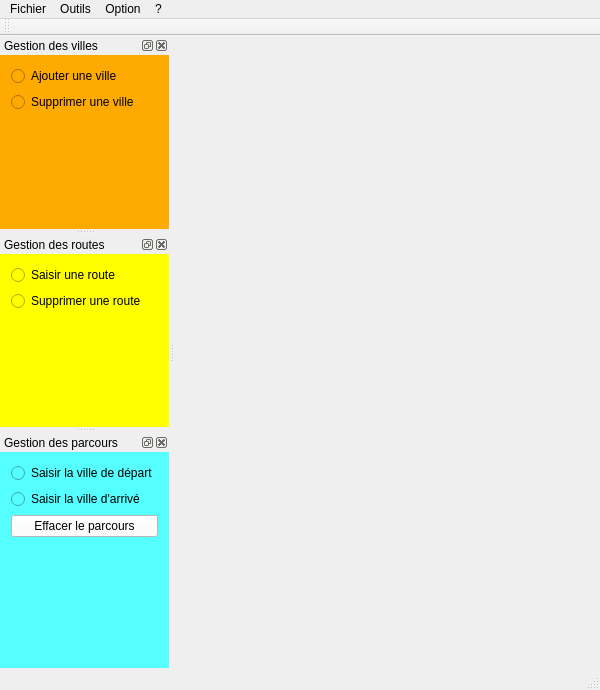
<?xml version="1.0" encoding="UTF-8"?>
<ui version="4.0">
 <class>GraphClass</class>
 <widget class="QMainWindow" name="GraphClass">
  <property name="geometry">
   <rect>
    <x>0</x>
    <y>0</y>
    <width>600</width>
    <height>690</height>
   </rect>
  </property>
  <property name="windowTitle">
   <string>Graph</string>
  </property>
  <widget class="QWidget" name="centralWidget">
   <layout class="QVBoxLayout" name="verticalLayout_4"/>
  </widget>
  <widget class="QMenuBar" name="menuBar">
   <property name="geometry">
    <rect>
     <x>0</x>
     <y>0</y>
     <width>600</width>
     <height>21</height>
    </rect>
   </property>
   <widget class="QMenu" name="menuFichier">
    <property name="title">
     <string>Fichier</string>
    </property>
    <addaction name="actionOuvrir"/>
    <addaction name="actionSauver"/>
    <addaction name="actionSauver_sous"/>
    <addaction name="actionFermer"/>
    <addaction name="actionQuitter"/>
   </widget>
   <widget class="QMenu" name="menuOutils">
    <property name="title">
     <string>Outils</string>
    </property>
    <addaction name="actionOuvrir_une_Image"/>
    <addaction name="separator"/>
    <addaction name="actionG_rer_les_villes"/>
    <addaction name="actionG_rer_les_routes"/>
    <addaction name="actionG_rer_les_parcours"/>
   </widget>
   <widget class="QMenu" name="menuOption">
    <property name="title">
     <string>Option</string>
    </property>
    <addaction name="actionChoix_r_pertoire"/>
    <addaction name="actionRestaurer"/>
   </widget>
   <widget class="QMenu" name="menuA_propos">
    <property name="title">
     <string>? </string>
    </property>
    <addaction name="actionA_Propos"/>
   </widget>
   <addaction name="menuFichier"/>
   <addaction name="menuOutils"/>
   <addaction name="menuOption"/>
   <addaction name="menuA_propos"/>
  </widget>
  <widget class="QToolBar" name="mainToolBar">
   <attribute name="toolBarArea">
    <enum>TopToolBarArea</enum>
   </attribute>
   <attribute name="toolBarBreak">
    <bool>false</bool>
   </attribute>
  </widget>
  <widget class="QStatusBar" name="statusBar"/>
  <widget class="QDockWidget" name="dockWidgetGestionVilles">
   <property name="styleSheet">
    <string notr="true">background-color: rgb(255, 170, 0);</string>
   </property>
   <property name="windowTitle">
    <string notr="true">Gestion des villes</string>
   </property>
   <attribute name="dockWidgetArea">
    <number>1</number>
   </attribute>
   <widget class="QWidget" name="dockWidgetContents">
    <layout class="QVBoxLayout" name="verticalLayout">
     <item>
      <widget class="QRadioButton" name="radioButtonAddVilles">
       <property name="text">
        <string>Ajouter une ville</string>
       </property>
      </widget>
     </item>
     <item>
      <widget class="QRadioButton" name="radioButtonSuppVille">
       <property name="text">
        <string>Supprimer une ville</string>
       </property>
      </widget>
     </item>
     <item>
      <spacer name="verticalSpacer">
       <property name="orientation">
        <enum>Qt::Vertical</enum>
       </property>
       <property name="sizeHint" stdset="0">
        <size>
         <width>20</width>
         <height>40</height>
        </size>
       </property>
      </spacer>
     </item>
    </layout>
   </widget>
  </widget>
  <widget class="QDockWidget" name="dockWidgetGestionRoutes">
   <property name="enabled">
    <bool>true</bool>
   </property>
   <property name="styleSheet">
    <string notr="true">background-color: rgb(255, 255, 0);</string>
   </property>
   <property name="windowTitle">
    <string notr="true">Gestion des routes</string>
   </property>
   <attribute name="dockWidgetArea">
    <number>1</number>
   </attribute>
   <widget class="QWidget" name="dockWidgetContents_3">
    <layout class="QVBoxLayout" name="verticalLayout_3">
     <item>
      <widget class="QRadioButton" name="radioButtonSaisiRoute">
       <property name="text">
        <string>Saisir une route</string>
       </property>
      </widget>
     </item>
     <item>
      <widget class="QRadioButton" name="radioButtonSuppRoute">
       <property name="text">
        <string>Supprimer une route</string>
       </property>
      </widget>
     </item>
     <item>
      <spacer name="verticalSpacer_2">
       <property name="orientation">
        <enum>Qt::Vertical</enum>
       </property>
       <property name="sizeHint" stdset="0">
        <size>
         <width>20</width>
         <height>40</height>
        </size>
       </property>
      </spacer>
     </item>
    </layout>
   </widget>
  </widget>
  <widget class="QDockWidget" name="dockWidgetGestionParcours">
   <property name="styleSheet">
    <string notr="true">background-color: rgb(85, 255, 255);</string>
   </property>
   <property name="windowTitle">
    <string notr="true">Gestion des parcours</string>
   </property>
   <attribute name="dockWidgetArea">
    <number>1</number>
   </attribute>
   <widget class="QWidget" name="dockWidgetContents_4">
    <layout class="QVBoxLayout" name="verticalLayout_2">
     <item>
      <widget class="QRadioButton" name="radioButtonVilleDep">
       <property name="text">
        <string>Saisir la ville de départ</string>
       </property>
      </widget>
     </item>
     <item>
      <widget class="QRadioButton" name="radioButtonVilleFin">
       <property name="text">
        <string>Saisir la ville d'arrivé</string>
       </property>
      </widget>
     </item>
     <item>
      <widget class="QPushButton" name="pushButtonClearParcours">
       <property name="styleSheet">
        <string notr="true">background-color: rgb(255, 255, 255);</string>
       </property>
       <property name="text">
        <string>Effacer le parcours</string>
       </property>
      </widget>
     </item>
     <item>
      <spacer name="verticalSpacer_3">
       <property name="orientation">
        <enum>Qt::Vertical</enum>
       </property>
       <property name="sizeHint" stdset="0">
        <size>
         <width>20</width>
         <height>40</height>
        </size>
       </property>
      </spacer>
     </item>
    </layout>
   </widget>
  </widget>
  <action name="actionOuvrir">
   <property name="text">
    <string>Ouvrir</string>
   </property>
  </action>
  <action name="actionSauver">
   <property name="text">
    <string>Sauver</string>
   </property>
  </action>
  <action name="actionSauver_sous">
   <property name="text">
    <string>Sauver sous</string>
   </property>
  </action>
  <action name="actionFermer">
   <property name="text">
    <string>Fermer</string>
   </property>
  </action>
  <action name="actionQuitter">
   <property name="text">
    <string>Quitter</string>
   </property>
  </action>
  <action name="actionOuvrir_une_Image">
   <property name="text">
    <string>Ouvrir une Image</string>
   </property>
  </action>
  <action name="actionG_rer_les_villes">
   <property name="checkable">
    <bool>true</bool>
   </property>
   <property name="checked">
    <bool>true</bool>
   </property>
   <property name="text">
    <string>Gérer les villes</string>
   </property>
  </action>
  <action name="actionG_rer_les_routes">
   <property name="checkable">
    <bool>true</bool>
   </property>
   <property name="text">
    <string>Gérer les routes</string>
   </property>
  </action>
  <action name="actionChoix_r_pertoire">
   <property name="text">
    <string>Choix répertoire</string>
   </property>
  </action>
  <action name="actionRestaurer">
   <property name="text">
    <string>Restaurer</string>
   </property>
  </action>
  <action name="actionAide">
   <property name="text">
    <string>Aide</string>
   </property>
  </action>
  <action name="actionA_propos">
   <property name="text">
    <string>A propos</string>
   </property>
  </action>
  <action name="actionG_rer_les_parcours">
   <property name="checkable">
    <bool>true</bool>
   </property>
   <property name="text">
    <string>Gérer les parcours</string>
   </property>
  </action>
  <action name="actionA_Propos">
   <property name="text">
    <string>A Propos</string>
   </property>
  </action>
 </widget>
 <layoutdefault spacing="6" margin="11"/>
 <resources/>
 <connections/>
</ui>
